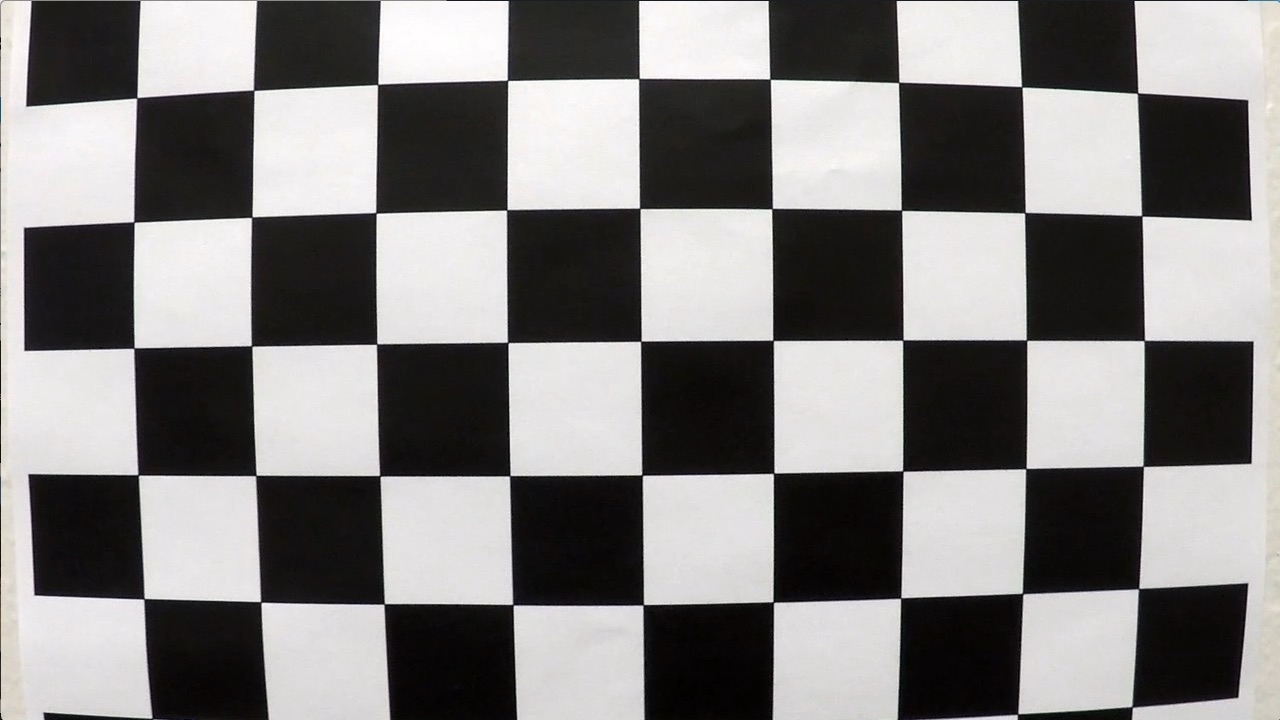
#> input picture CV based Lane-detection/calibration image/calibration1.jpg, 1280 x 720 px; its folder holds only this picture in this run
$ python -i thresold.py   (imports and definitions only)   (older library calls are emulated)
#> lines starting #> are read from the running program, lines starting #| are printed output that depends on the picture; after the words box and inside, x2 and y2 are one past the last pixel; in counts of white or black regions, pixels touching at a corner belong together
import numpy as np
import cv2
import pickle
import glob
import matplotlib.pyplot as plt
from ipywidgets import interact, interactive, fixed
from moviepy.editor import VideoFileClip
from IPython.display import HTML
from PIL import Image
import matplotlib.image as mpimg

##############################################----Treshold---- ###################################################################

# Sobel x or y 를 정의한다.
# 그리고 absolute value를 취하고 threshold에 적용한다.
# [26 lines left out: functions abs_sobel_thresh, update, not called in this run]

# [1 line not run here, left out]


# Sobel x and y를 적용하고 기울기의 magnitude를 계산하여 thresold에 적용한다,
def mag_thresh(img, sobel_kernel=25, mag_thresh=(25, 255)):
    # Apply the following steps to img
    # 1) grayscale 변환한다.
#> called with sobel_kernel = 25, mag_thresh = (25, 255)
    gray = cv2.cvtColor(img, cv2.COLOR_RGB2GRAY)

    # 2) x,y 각각 기울기를 취한다.
    sobelx = cv2.Sobel(gray, cv2.CV_64F, 1, 0)
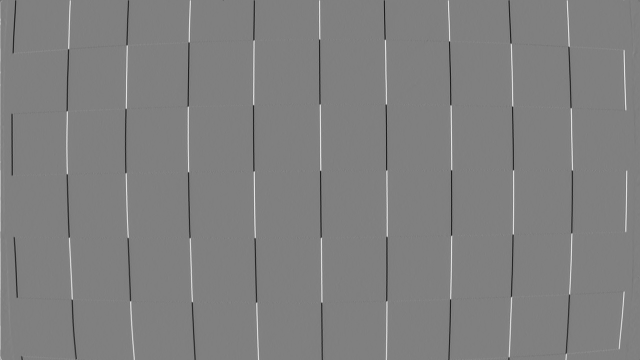
#> sobelx: shape (720, 1280) float64 (shown at 1/2 size); min -943, max 934, mean 0.4; drawn with min black and max white
    sobely = cv2.Sobel(gray, cv2.CV_64F, 0, 1)
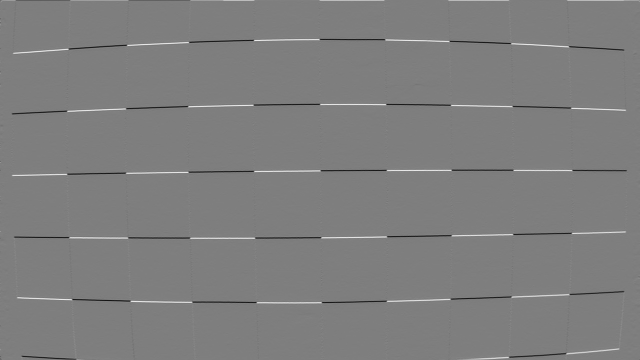
#> sobely: shape (720, 1280) float64 (shown at 1/2 size); min -889, max 904, mean 0.1; drawn with min black and max white
    # 3) magnitude를 계산한다.
    mag_sobel = np.sqrt(np.square(sobelx) + np.square(sobely))
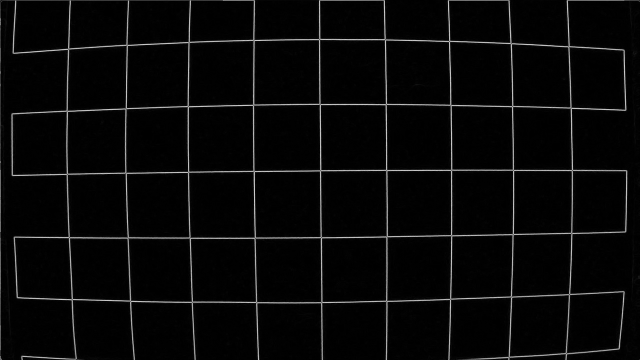
#> mag_sobel: shape (720, 1280) float64 (shown at 1/2 size); min 0, max 943.2, mean 31.7; drawn with min black and max white
    # 4) 8비트(0~255) scale 후 type = np.uint8 로 변환한다.
    scaled_sobel = np.uint8(255 * mag_sobel / np.max(mag_sobel))
    # 5) magnitue thresold와 만나는 binary mask를 생성한다,
    sxbinary = np.zeros_like(scaled_sobel)
    sxbinary[(scaled_sobel >= mag_thresh[0]) & (scaled_sobel <= mag_thresh[1])] = 1
    # 6) mask를 binary_output image로 반환합니다.
    binary_output = np.copy(sxbinary)
    return binary_output

# [9 lines left out: function update, not called in this run]


# [3 lines not run here, left out]


#  Sobel x and y를 적용하고 기울기의 방향을 계산하여 thresold에 적용한다.
# [28 lines left out: functions dir_thresh, update, not called in this run]


# [3 lines not run here, left out]


# [12 lines left out: function update, not called in this run]


# [6 lines not run here, left out]


# thresholds the S-channel of HLS 함수를 정의한다.
# Use exclusive lower bound (>) and inclusive upper (<=)
# [19 lines left out: functions hls_sthresh, update, not called in this run]


# [3 lines not run here, left out]

# [37 lines left out: functions rgb_rthresh, hls_lthresh, update, not called in this run]


# [3 lines not run here, left out]


# thresholds the B-channel of LAB 함수를 정의한다.
# Use exclusive lower bound (>) and inclusive upper (<=), OR the results of the thresholds (B channel should capture
# yellows)
# [23 lines left out: functions lab_bthresh, update, not called in this run]


# [3 lines not run here, left out]
#----------------------------참고!!!!! 위 함수들은 적절한 임계값을 직접 시각적으로 조절할 수 있으나 쥬피터에서만 가동가능하다.----------------
#----------------------------쥬피터에서 적절한 값들을 찾아오자!!-------------------------------------------------

>>> import cv2
>>> picture = cv2.cvtColor(cv2.imread('calibration image/calibration1.jpg'), cv2.COLOR_BGR2RGB)
>>> result = mag_thresh(picture)
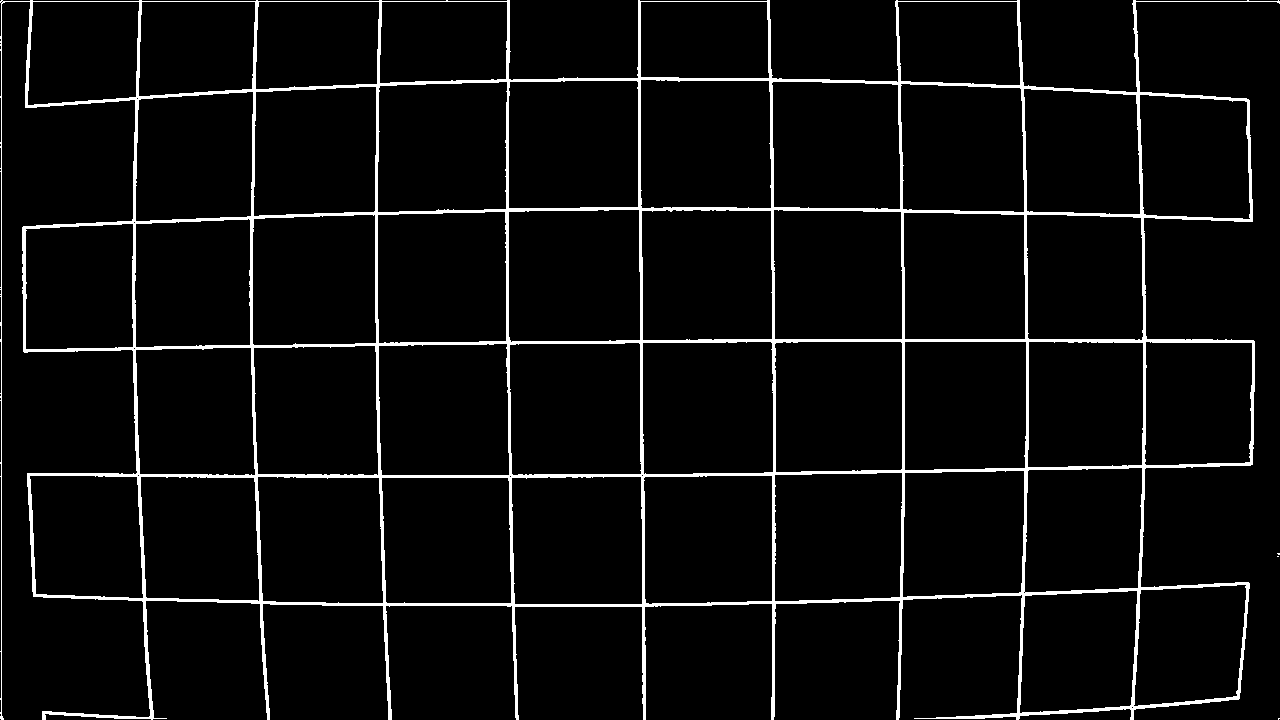
#> result: shape (720, 1280); values 0 (black) and 1 (white), 4.9% white; 4 white regions (3 under 20 px), largest, box (x1, y1, x2, y2) and area: (0, 0, 1280, 720) 45579

$ run again, on CV based Lane-detection/calibration image/calibration10.jpg
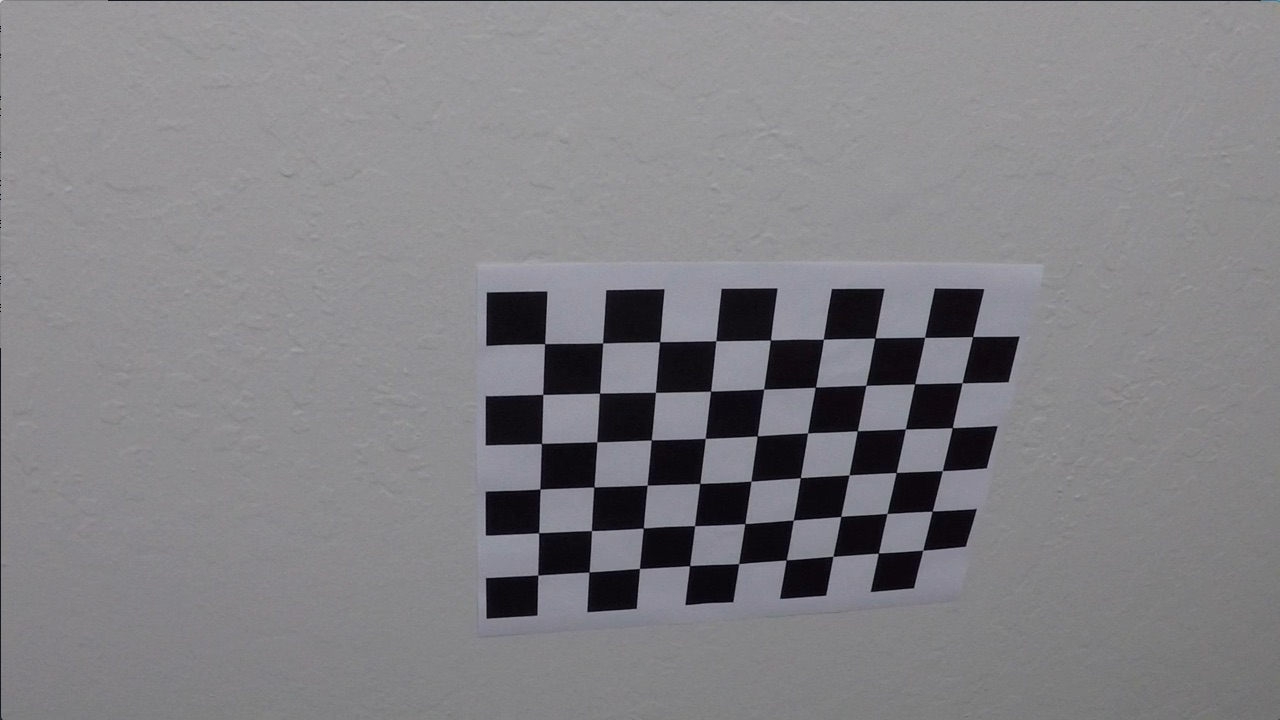
#> input picture CV based Lane-detection/calibration image/calibration10.jpg, 1280 x 720 px
#> in mag_thresh, `sobely = cv2.Sobel(gray, cv2.CV_64F, 0, 1)`:
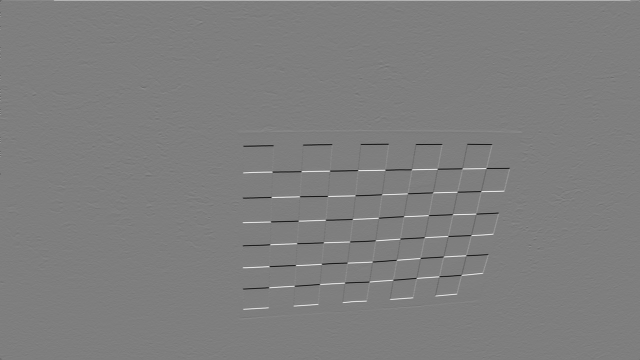
#> sobely: shape (720, 1280) float64 (shown at 1/2 size); min -596, max 603, mean 0.3; drawn with min black and max white
#> `result = mag_thresh(picture)`:
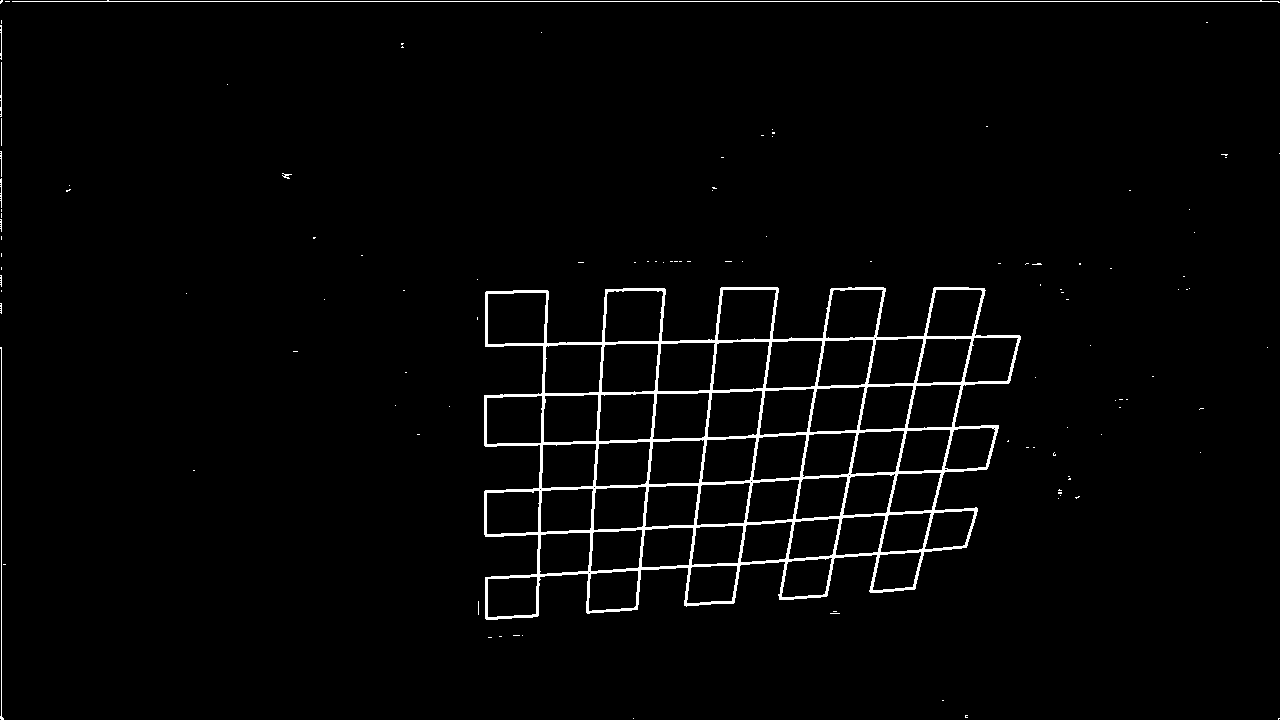
#> result: shape (720, 1280); values 0 (black) and 1 (white), 2.3% white; 116 white regions (107 under 20 px), largest, box (x1, y1, x2, y2) and area: (484, 287, 1021, 620) 19353, (12, 0, 1280, 3) 1273, (0, 347, 4, 720) 383

$ run again, on CV based Lane-detection/calibration image/calibration11.jpg
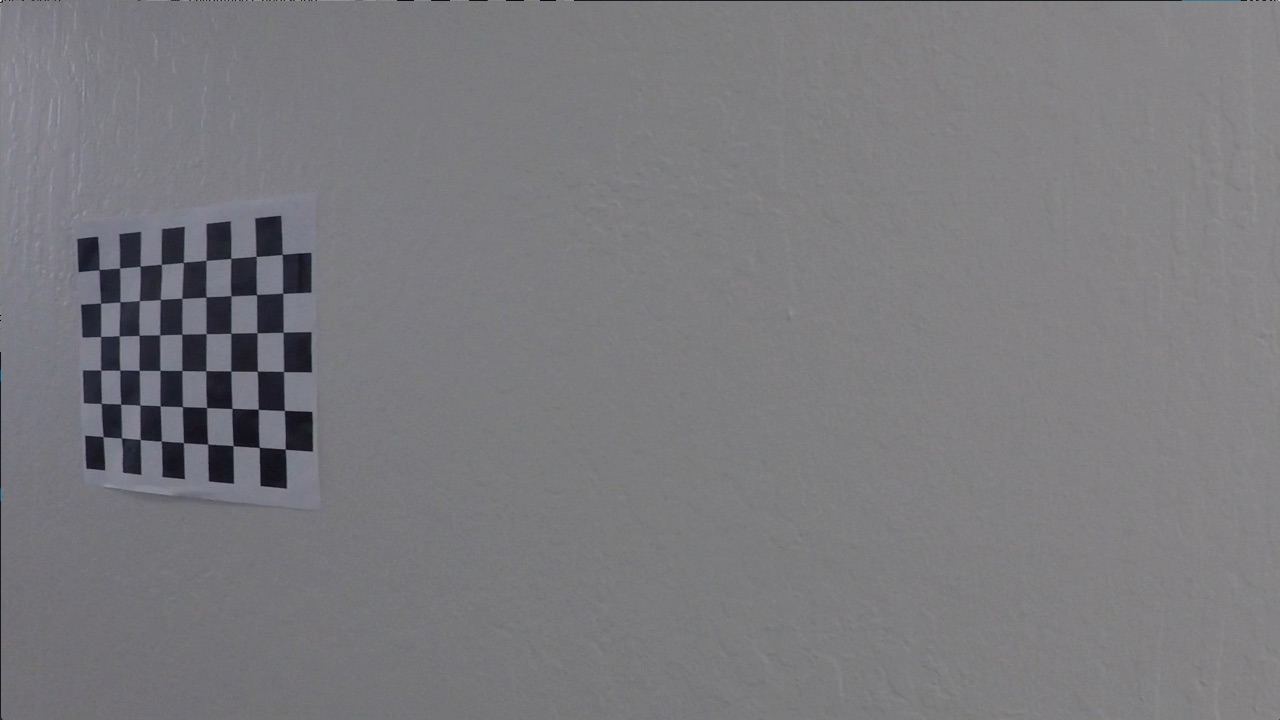
#> input picture CV based Lane-detection/calibration image/calibration11.jpg, 1280 x 720 px
#> in mag_thresh, `sobely = cv2.Sobel(gray, cv2.CV_64F, 0, 1)`:
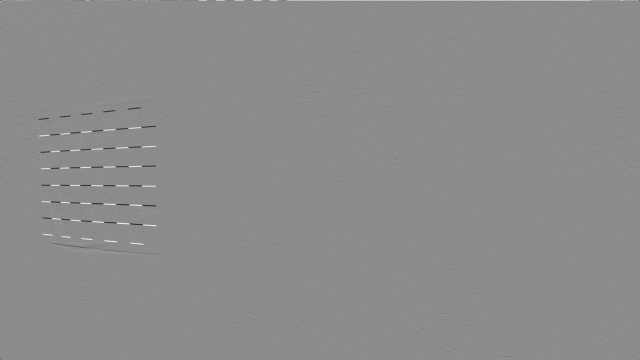
#> sobely: shape (720, 1280) float64 (shown at 1/2 size); min -552, max 455, mean 0.3; drawn with min black and max white
#> `result = mag_thresh(picture)`:
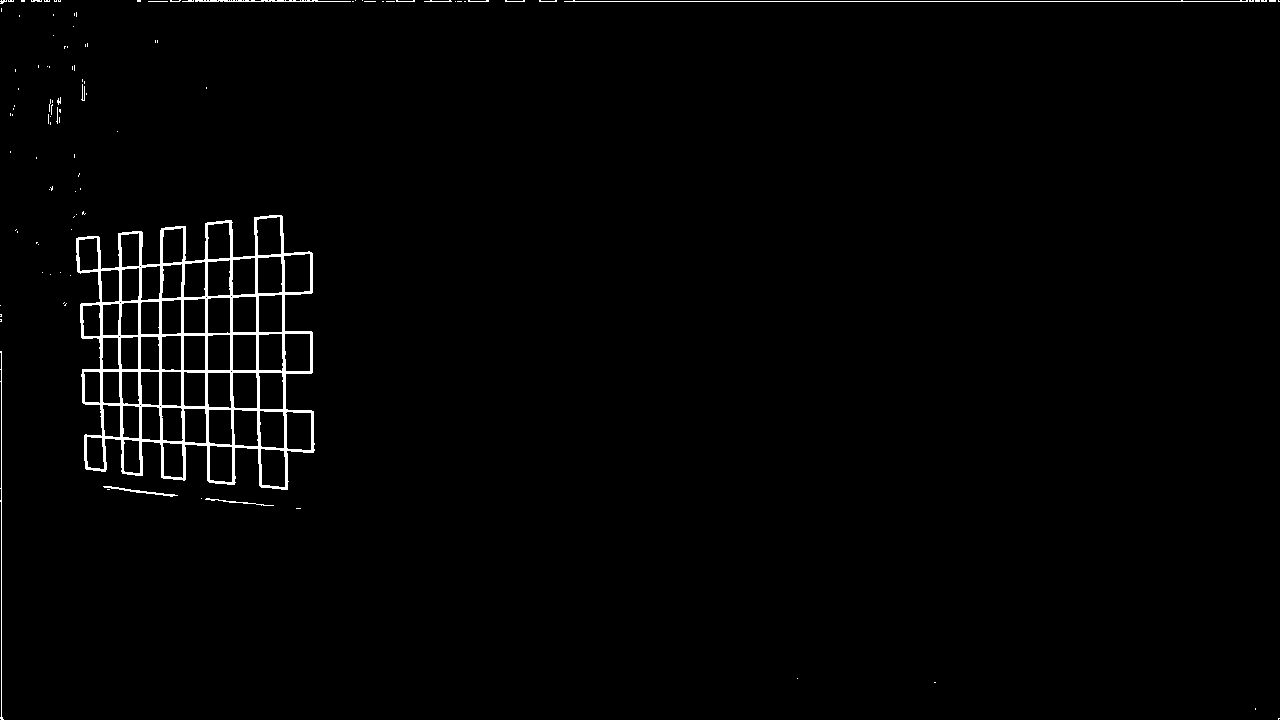
#> result: shape (720, 1280); values 0 (black) and 1 (white), 1.5% white; 108 white regions (95 under 20 px), largest, box (x1, y1, x2, y2) and area: (76, 215, 315, 490) 11743, (564, 0, 1248, 2) 692, (0, 351, 4, 720) 382
